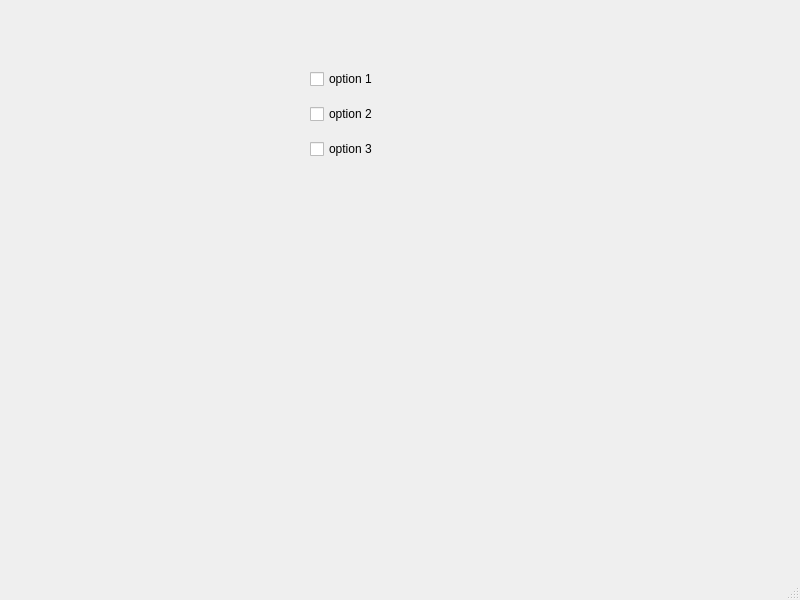
<?xml version="1.0" encoding="UTF-8"?>
<ui version="4.0">
 <class>MainWindow</class>
 <widget class="QMainWindow" name="MainWindow">
  <property name="geometry">
   <rect>
    <x>0</x>
    <y>0</y>
    <width>800</width>
    <height>600</height>
   </rect>
  </property>
  <property name="windowTitle">
   <string>MainWindow</string>
  </property>
  <widget class="QWidget" name="centralwidget">
   <widget class="QWidget" name="">
    <property name="geometry">
     <rect>
      <x>310</x>
      <y>60</y>
      <width>101</width>
      <height>111</height>
     </rect>
    </property>
    <layout class="QVBoxLayout" name="verticalLayout">
     <item>
      <widget class="QCheckBox" name="chkbx_1">
       <property name="text">
        <string>option 1</string>
       </property>
      </widget>
     </item>
     <item>
      <widget class="QCheckBox" name="chkbx_2">
       <property name="text">
        <string>option 2</string>
       </property>
      </widget>
     </item>
     <item>
      <widget class="QCheckBox" name="chkbx_3">
       <property name="text">
        <string>option 3</string>
       </property>
      </widget>
     </item>
    </layout>
   </widget>
  </widget>
  <widget class="QMenuBar" name="menubar">
   <property name="geometry">
    <rect>
     <x>0</x>
     <y>0</y>
     <width>800</width>
     <height>21</height>
    </rect>
   </property>
  </widget>
  <widget class="QStatusBar" name="statusbar"/>
 </widget>
 <resources/>
 <connections/>
</ui>
